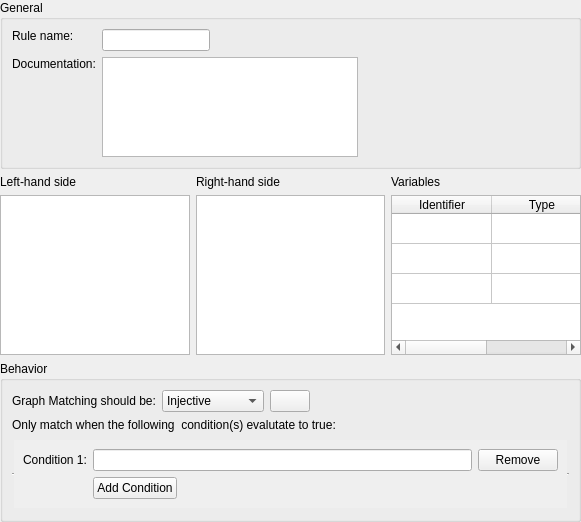
<?xml version="1.0" encoding="UTF-8"?>
<ui version="4.0">
 <class>RuleEdit</class>
 <widget class="QWidget" name="RuleEdit">
  <property name="geometry">
   <rect>
    <x>0</x>
    <y>0</y>
    <width>581</width>
    <height>522</height>
   </rect>
  </property>
  <property name="windowTitle">
   <string>Form</string>
  </property>
  <layout class="QVBoxLayout" name="verticalLayout">
   <property name="leftMargin">
    <number>0</number>
   </property>
   <property name="topMargin">
    <number>0</number>
   </property>
   <property name="rightMargin">
    <number>0</number>
   </property>
   <property name="bottomMargin">
    <number>0</number>
   </property>
   <item>
    <widget class="QGroupBox" name="generalGroup">
     <property name="sizePolicy">
      <sizepolicy hsizetype="Preferred" vsizetype="Minimum">
       <horstretch>0</horstretch>
       <verstretch>0</verstretch>
      </sizepolicy>
     </property>
     <property name="title">
      <string>General</string>
     </property>
     <layout class="QFormLayout" name="formLayout">
      <property name="fieldGrowthPolicy">
       <enum>QFormLayout::FieldsStayAtSizeHint</enum>
      </property>
      <item row="0" column="0">
       <widget class="QLabel" name="nameLabel">
        <property name="sizePolicy">
         <sizepolicy hsizetype="Preferred" vsizetype="Fixed">
          <horstretch>0</horstretch>
          <verstretch>0</verstretch>
         </sizepolicy>
        </property>
        <property name="text">
         <string>Rule name:</string>
        </property>
       </widget>
      </item>
      <item row="0" column="1">
       <widget class="QLineEdit" name="nameEdit"/>
      </item>
      <item row="1" column="0">
       <widget class="QLabel" name="documentationLabel">
        <property name="sizePolicy">
         <sizepolicy hsizetype="Preferred" vsizetype="Fixed">
          <horstretch>0</horstretch>
          <verstretch>0</verstretch>
         </sizepolicy>
        </property>
        <property name="text">
         <string>Documentation:</string>
        </property>
       </widget>
      </item>
      <item row="1" column="1">
       <widget class="QPlainTextEdit" name="documentationEdit">
        <property name="sizePolicy">
         <sizepolicy hsizetype="Expanding" vsizetype="Fixed">
          <horstretch>0</horstretch>
          <verstretch>0</verstretch>
         </sizepolicy>
        </property>
        <property name="maximumSize">
         <size>
          <width>16777215</width>
          <height>100</height>
         </size>
        </property>
       </widget>
      </item>
     </layout>
    </widget>
   </item>
   <item>
    <layout class="QHBoxLayout" name="horizontalLayout_2">
     <item>
      <layout class="QVBoxLayout" name="verticalLayout_6">
       <item>
        <widget class="QLabel" name="label_3">
         <property name="text">
          <string>Left-hand side</string>
         </property>
        </widget>
       </item>
       <item>
        <widget class="QGraphicsView" name="ruleLHSGraph"/>
       </item>
      </layout>
     </item>
     <item>
      <layout class="QVBoxLayout" name="verticalLayout_4">
       <item>
        <widget class="QLabel" name="label_4">
         <property name="text">
          <string>Right-hand side</string>
         </property>
        </widget>
       </item>
       <item>
        <widget class="QGraphicsView" name="ruleRHSGraph"/>
       </item>
      </layout>
     </item>
     <item>
      <layout class="QVBoxLayout" name="variablesLayout">
       <item>
        <layout class="QHBoxLayout" name="variablesLabelLayout">
         <item>
          <widget class="QLabel" name="variablesLabel">
           <property name="text">
            <string>Variables</string>
           </property>
          </widget>
         </item>
        </layout>
       </item>
       <item>
        <widget class="QTableWidget" name="variablesWidget">
         <property name="maximumSize">
          <size>
           <width>260</width>
           <height>16777215</height>
          </size>
         </property>
         <attribute name="horizontalHeaderStretchLastSection">
          <bool>true</bool>
         </attribute>
         <attribute name="verticalHeaderVisible">
          <bool>false</bool>
         </attribute>
         <row>
          <property name="text">
           <string>New Row</string>
          </property>
         </row>
         <row>
          <property name="text">
           <string>New Row</string>
          </property>
         </row>
         <row>
          <property name="text">
           <string>New Row</string>
          </property>
         </row>
         <column>
          <property name="text">
           <string>Identifier</string>
          </property>
         </column>
         <column>
          <property name="text">
           <string>Type</string>
          </property>
         </column>
         <item row="0" column="0">
          <property name="text">
           <string/>
          </property>
         </item>
        </widget>
       </item>
      </layout>
     </item>
    </layout>
   </item>
   <item>
    <widget class="QGroupBox" name="behaviourGroup">
     <property name="sizePolicy">
      <sizepolicy hsizetype="Preferred" vsizetype="Minimum">
       <horstretch>0</horstretch>
       <verstretch>0</verstretch>
      </sizepolicy>
     </property>
     <property name="title">
      <string>Behavior</string>
     </property>
     <layout class="QVBoxLayout" name="verticalLayout_2">
      <item>
       <layout class="QHBoxLayout" name="matchRulesLayout">
        <item>
         <widget class="QLabel" name="matchRulesLabel1">
          <property name="sizePolicy">
           <sizepolicy hsizetype="Preferred" vsizetype="Fixed">
            <horstretch>0</horstretch>
            <verstretch>0</verstretch>
           </sizepolicy>
          </property>
          <property name="text">
           <string>Graph Matching should be:</string>
          </property>
         </widget>
        </item>
        <item>
         <widget class="QComboBox" name="matchRulesCombo">
          <item>
           <property name="text">
            <string>Injective</string>
           </property>
          </item>
          <item>
           <property name="text">
            <string>Non-injective</string>
           </property>
          </item>
         </widget>
        </item>
        <item>
         <widget class="QPushButton" name="pushButton">
          <property name="text">
           <string/>
          </property>
          <property name="icon">
           <iconset resource="icons.qrc">
            <normaloff>:/icons/small_help.png</normaloff>:/icons/small_help.png</iconset>
          </property>
         </widget>
        </item>
        <item>
         <spacer name="horizontalSpacer">
          <property name="orientation">
           <enum>Qt::Horizontal</enum>
          </property>
          <property name="sizeHint" stdset="0">
           <size>
            <width>40</width>
            <height>20</height>
           </size>
          </property>
         </spacer>
        </item>
       </layout>
      </item>
      <item>
       <widget class="QLabel" name="conditionsLabel">
        <property name="sizePolicy">
         <sizepolicy hsizetype="Preferred" vsizetype="Fixed">
          <horstretch>0</horstretch>
          <verstretch>0</verstretch>
         </sizepolicy>
        </property>
        <property name="text">
         <string>Only match when the following  condition(s) evalutate to true:</string>
        </property>
       </widget>
      </item>
      <item>
       <widget class="QScrollArea" name="conditionsScrollArea">
        <property name="sizePolicy">
         <sizepolicy hsizetype="Expanding" vsizetype="Minimum">
          <horstretch>0</horstretch>
          <verstretch>0</verstretch>
         </sizepolicy>
        </property>
        <property name="frameShape">
         <enum>QFrame::HLine</enum>
        </property>
        <property name="widgetResizable">
         <bool>true</bool>
        </property>
        <widget class="QWidget" name="scrollAreaWidgetContents">
         <property name="geometry">
          <rect>
           <x>0</x>
           <y>0</y>
           <width>549</width>
           <height>91</height>
          </rect>
         </property>
         <layout class="QGridLayout" name="gridLayout">
          <item row="0" column="0">
           <widget class="QLabel" name="condition1Label">
            <property name="sizePolicy">
             <sizepolicy hsizetype="Preferred" vsizetype="Fixed">
              <horstretch>0</horstretch>
              <verstretch>0</verstretch>
             </sizepolicy>
            </property>
            <property name="text">
             <string>Condition 1:</string>
            </property>
           </widget>
          </item>
          <item row="0" column="1">
           <widget class="QLineEdit" name="condition1Edit"/>
          </item>
          <item row="0" column="2">
           <widget class="QPushButton" name="condition1Delete">
            <property name="text">
             <string>Remove</string>
            </property>
            <property name="icon">
             <iconset resource="icons.qrc">
              <normaloff>:/icons/small_delete.png</normaloff>:/icons/small_delete.png</iconset>
            </property>
           </widget>
          </item>
          <item row="1" column="1">
           <layout class="QHBoxLayout" name="addConditionLayout">
            <item>
             <widget class="QPushButton" name="addConditionButton">
              <property name="text">
               <string>Add Condition</string>
              </property>
              <property name="icon">
               <iconset resource="icons.qrc">
                <normaloff>:/icons/small_add.png</normaloff>:/icons/small_add.png</iconset>
              </property>
             </widget>
            </item>
            <item>
             <spacer name="addConditionSpacer">
              <property name="orientation">
               <enum>Qt::Horizontal</enum>
              </property>
              <property name="sizeHint" stdset="0">
               <size>
                <width>40</width>
                <height>20</height>
               </size>
              </property>
             </spacer>
            </item>
           </layout>
          </item>
         </layout>
        </widget>
       </widget>
      </item>
     </layout>
    </widget>
   </item>
  </layout>
 </widget>
 <resources>
  <include location="icons.qrc"/>
 </resources>
 <connections>
  <connection>
   <sender>pushButton</sender>
   <signal>pressed()</signal>
   <receiver>RuleEdit</receiver>
   <slot>showInjectiveHelp()</slot>
   <hints>
    <hint type="sourcelabel">
     <x>369</x>
     <y>362</y>
    </hint>
    <hint type="destinationlabel">
     <x>623</x>
     <y>384</y>
    </hint>
   </hints>
  </connection>
 </connections>
 <slots>
  <slot>showInjectiveHelp()</slot>
 </slots>
</ui>
